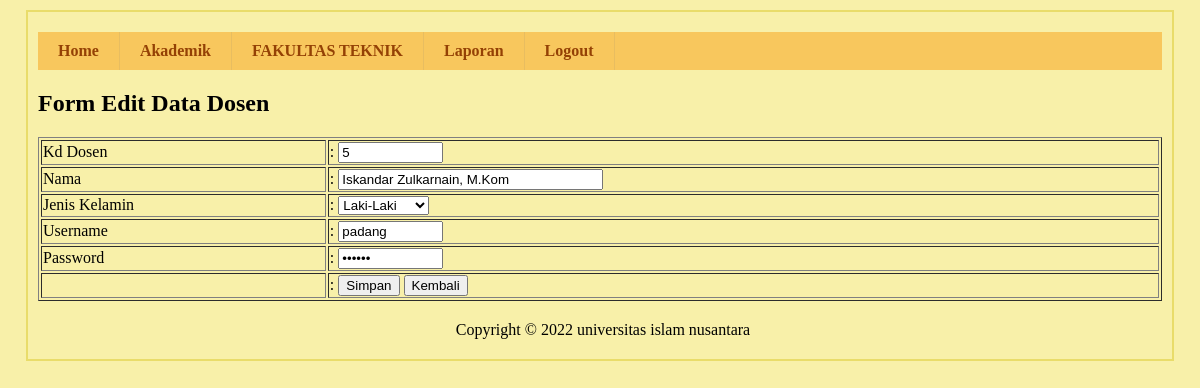
The page /sisfo-kampus/media.php?page=editdosen&kddosen=5 (signed in) on the database as committed earlier.
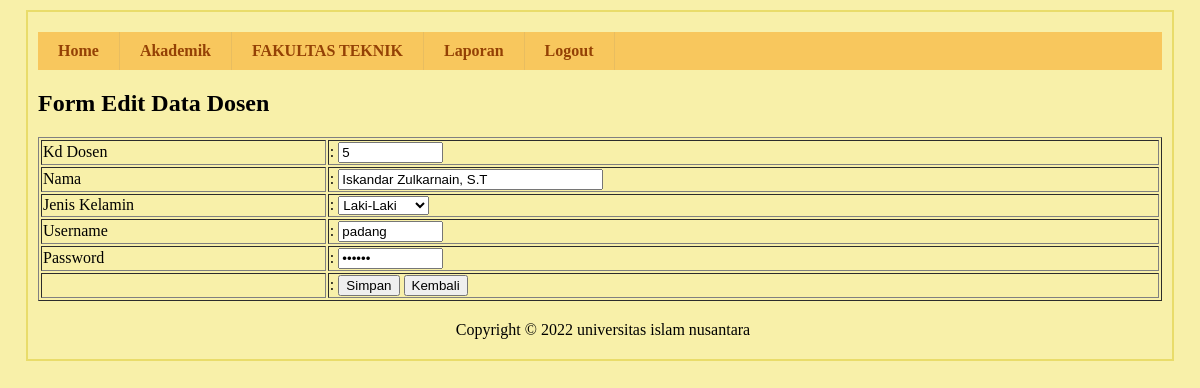
The same page on the database as committed later.
### tables this page shows
CREATE TABLE `tbl_dosen` (
  `kd_dosen` int(5) NOT NULL,
  `nama_dosen` varchar(50) DEFAULT NULL,
  `jenis_kelamin` varchar(15) DEFAULT NULL,
  `username` varchar(100) DEFAULT NULL,
  `password` varchar(100) DEFAULT NULL,
  `aktif` enum('Y','T') DEFAULT 'Y'
);

### sisfo-kampus/form/form-dosen-edit.php (the view, shortened to what this page needs)
<?php
include"koneksi.php";
$sql_edit = mysqli_query($conn,"SELECT * FROM tbl_dosen WHERE kd_dosen='$_GET[kddosen]'");
$row =  mysqli_fetch_array($sql_edit);
?>
<h2>Form Edit Data Dosen</h2>
<table border="1" width="100%">
    <form method="POST" action="" enctype="multipart/form-data">
        <tr>
            <td>Kd Dosen</td>
            <td>: <input type="text" name="kd_dosen" value="<?php echo $row['kd_dosen']; ?>" size="10"></td>
        </tr>
        <tr>
            <td>Nama</td>
            <td>: <input type="text" name="nama_dosen" value="<?php echo $row['nama_dosen']; ?>" size="30"></td>
        </tr>
        <tr>
            <td>Jenis Kelamin</td>
            <td>: <select name="jenis_kelamin">
                    <?php
                    if ($row['jenis_kelamin'] == "Laki-Laki") {
                        $selected1 = "selected";
                    } else {
                        $selected1 = "";
                    }
                    ?>
                    <option value="Laki-Laki" <?php echo $selected1; ?>>Laki-Laki</option>
                </select>
            </td>
        </tr>
        <tr>
            <td>Username</td>
            <td>: <input type="text" name="username" value="<?php echo $row['username']; ?>" size="10"></td>
        </tr>
        <tr>
            <td>Password</td>
            <td>: <input type="password" name="password" value="<?php echo $row['password']; ?>" size="10"></td>
        </tr>
        <td>&nbsp;</td>
        <td>: <button type="submit" name="simpan">Simpan</button>
            <button type="button" onclick=window.location.href='./media.php?page=dosen'>Kembali</button>
        </td>
    </form>
</table>

Rows that differ between the two databases and show on the page:
changed tbl_dosen "padang": nama_dosen "Iskandar Zulkarnain, M.Kom" → "Iskandar Zulkarnain, S.T"
